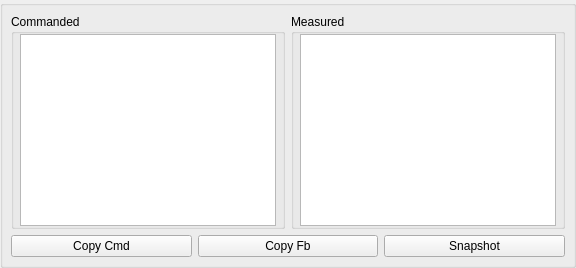
             <widget class="QWidget" name="pageDiagLastFrames">
              <attribute name="title">
               <string>Last Frames</string>
              </attribute>
              <layout class="QVBoxLayout" name="layout_pageDiagLastFrames">
               <property name="spacing">
                <number>0</number>
               </property>
               <property name="leftMargin">
                <number>0</number>
               </property>
               <property name="topMargin">
                <number>0</number>
               </property>
               <property name="rightMargin">
                <number>0</number>
               </property>
               <property name="bottomMargin">
                <number>0</number>
               </property>
               <item>
                <widget class="QGroupBox" name="gbDiagFrames">
                 <property name="sizePolicy">
                  <sizepolicy hsizetype="Expanding" vsizetype="Expanding">
                   <horstretch>1</horstretch>
                   <verstretch>1</verstretch>
                  </sizepolicy>
                 </property>
                 <property name="maximumSize">
                  <size>
                   <width>16777215</width>
                   <height>16777215</height>
                  </size>
                 </property>
                 <property name="title">
                  <string/>
                 </property>
                 <layout class="QVBoxLayout" name="layoutDiagFrames">
                  <property name="spacing">
                   <number>6</number>
                  </property>
                  <property name="leftMargin">
                   <number>8</number>
                  </property>
                  <property name="topMargin">
                   <number>8</number>
                  </property>
                  <property name="rightMargin">
                   <number>8</number>
                  </property>
                  <property name="bottomMargin">
                   <number>8</number>
                  </property>
                  <item>
                   <layout class="QHBoxLayout" name="layoutDiagFrameEditors">
                    <property name="spacing">
                     <number>6</number>
                    </property>
                    <property name="leftMargin">
                     <number>0</number>
                    </property>
                    <property name="topMargin">
                     <number>0</number>
                    </property>
                    <property name="rightMargin">
                     <number>0</number>
                    </property>
                    <property name="bottomMargin">
                     <number>0</number>
                    </property>
                    <item>
                     <widget class="QGroupBox" name="gbDiagCmdFrame">
                      <property name="maximumSize">
                       <size>
                        <width>16777215</width>
                        <height>16777215</height>
                       </size>
                      </property>
                      <property name="title">
                       <string>Commanded</string>
                      </property>
                      <layout class="QVBoxLayout" name="layoutDiagCmdFrame">
                       <property name="spacing">
                        <number>4</number>
                       </property>
                       <property name="leftMargin">
                        <number>6</number>
                       </property>
                       <property name="topMargin">
                        <number>0</number>
                       </property>
                       <property name="rightMargin">
                        <number>6</number>
                       </property>
                       <property name="bottomMargin">
                        <number>0</number>
                       </property>
                       <item>
                        <widget class="QTextEdit" name="txtDiagCmdFrame">
                         <property name="sizePolicy">
                          <sizepolicy hsizetype="Expanding" vsizetype="Expanding">
                           <horstretch>1</horstretch>
                           <verstretch>1</verstretch>
                          </sizepolicy>
                         </property>
                         <property name="minimumSize">
                          <size>
                           <width>0</width>
                           <height>140</height>
                          </size>
                         </property>
                         <property name="maximumSize">
                          <size>
                           <width>16777215</width>
                           <height>16777215</height>
                          </size>
                         </property>
                         <property name="readOnly">
                          <bool>true</bool>
                         </property>
                        </widget>
                       </item>
                      </layout>
                     </widget>
                    </item>
                    <item>
                     <widget class="QGroupBox" name="gbDiagFbFrame">
                      <property name="title">
                       <string>Measured</string>
                      </property>
                      <layout class="QVBoxLayout" name="layoutDiagFbFrame">
                       <property name="spacing">
                        <number>4</number>
                       </property>
                       <property name="leftMargin">
                        <number>6</number>
                       </property>
                       <property name="topMargin">
                        <number>0</number>
                       </property>
                       <property name="rightMargin">
                        <number>6</number>
                       </property>
                       <property name="bottomMargin">
                        <number>0</number>
                       </property>
                       <item>
                        <widget class="QTextEdit" name="txtDiagFbFrame">
                         <property name="sizePolicy">
                          <sizepolicy hsizetype="Expanding" vsizetype="Expanding">
                           <horstretch>1</horstretch>
                           <verstretch>1</verstretch>
                          </sizepolicy>
                         </property>
                         <property name="minimumSize">
                          <size>
                           <width>0</width>
                           <height>140</height>
                          </size>
                         </property>
                         <property name="maximumSize">
                          <size>
                           <width>16777215</width>
                           <height>16777215</height>
                          </size>
                         </property>
                         <property name="readOnly">
                          <bool>true</bool>
                         </property>
                        </widget>
                       </item>
                      </layout>
                     </widget>
                    </item>
                   </layout>
                  </item>
                  <item>
                   <layout class="QHBoxLayout" name="layoutDiagFramesBtns">
                    <property name="spacing">
                     <number>6</number>
                    </property>
                    <property name="leftMargin">
                     <number>0</number>
                    </property>
                    <property name="topMargin">
                     <number>0</number>
                    </property>
                    <property name="rightMargin">
                     <number>0</number>
                    </property>
                    <property name="bottomMargin">
                     <number>0</number>
                    </property>
                    <item>
                     <widget class="QPushButton" name="btnDiagCopyCmd">
                      <property name="text">
                       <string>Copy Cmd</string>
                      </property>
                     </widget>
                    </item>
                    <item>
                     <widget class="QPushButton" name="btnDiagCopyFb">
                      <property name="text">
                       <string>Copy Fb</string>
                      </property>
                     </widget>
                    </item>
                    <item>
                     <widget class="QPushButton" name="btnDiagSnapshot">
                      <property name="text">
                       <string>Snapshot</string>
                      </property>
                     </widget>
                    </item>
                   </layout>
                  </item>
                 </layout>
                </widget>
               </item>
              </layout>
             </widget>
